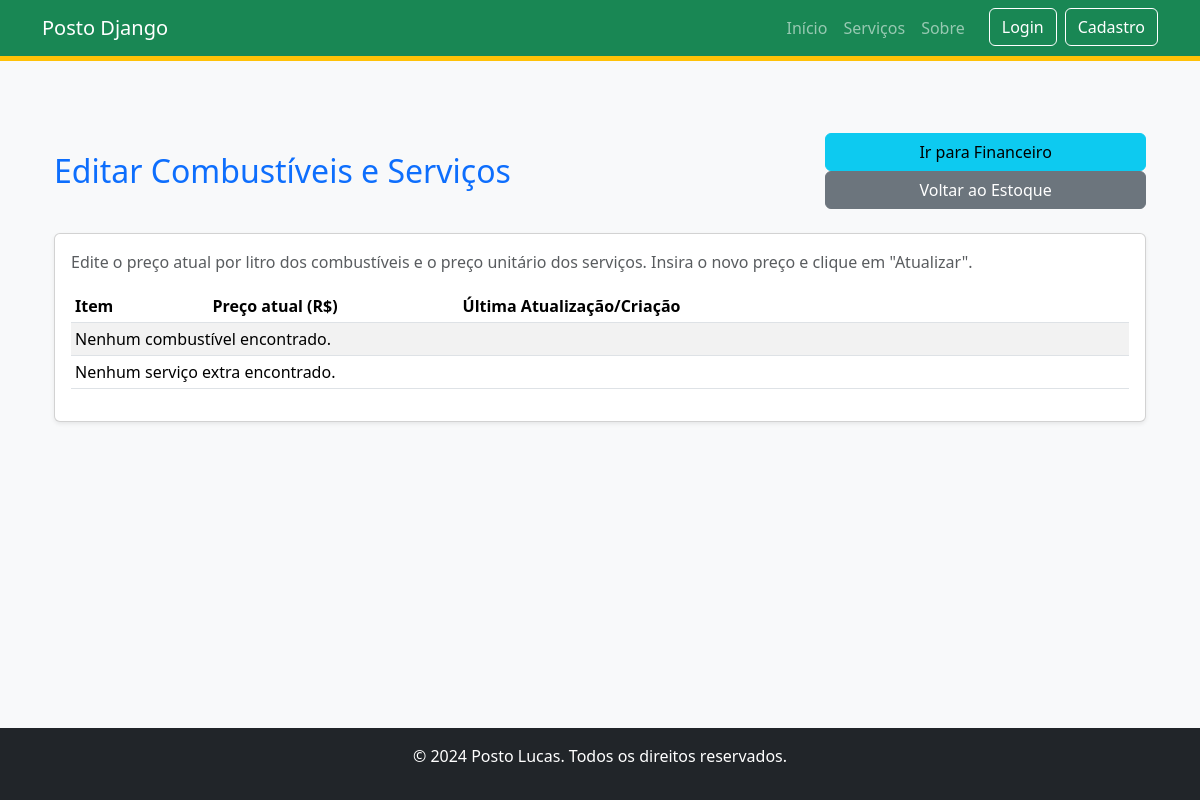
The page /gerenciamento/combustiveis/editar/ on the database as committed earlier.
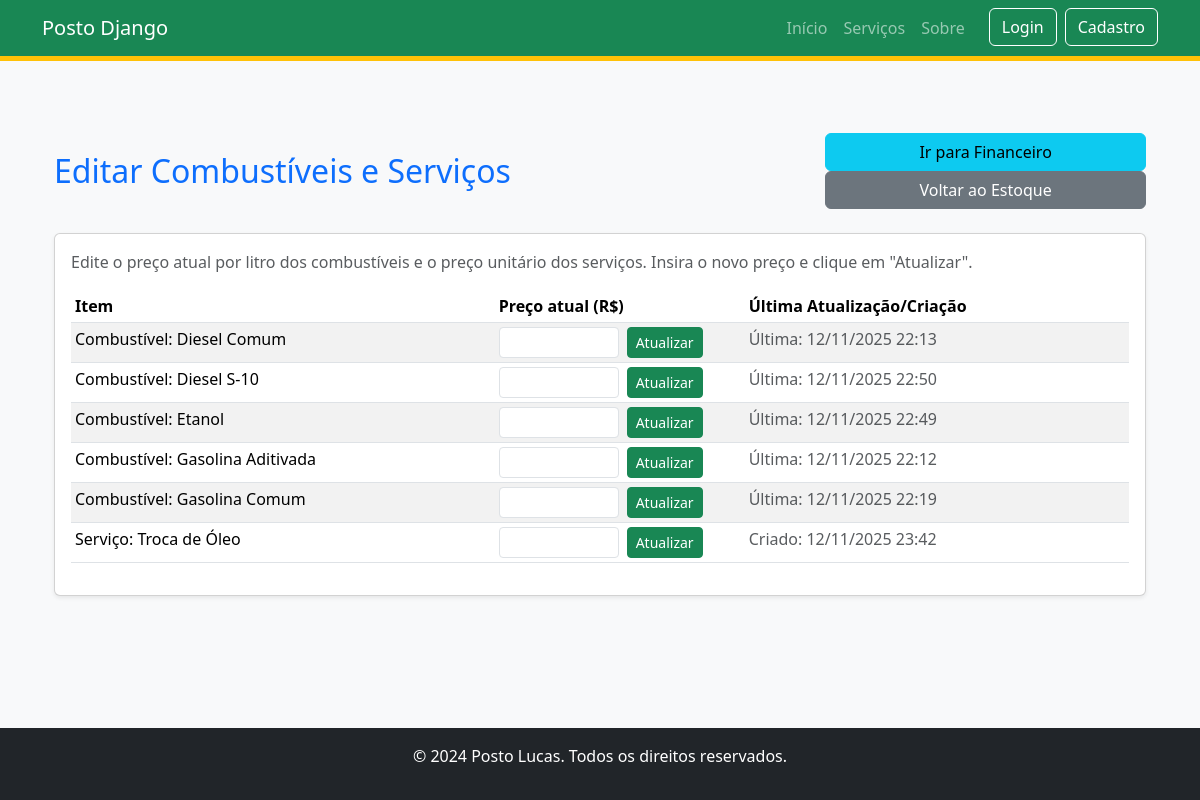
The same page on the database as committed later.
### apps/gerenciamento/models.py (models this page shows, shortened)
class EstoqueGasolina(models.Model):
    TIPOS_COMBUSTIVEL = [
        ('GAS_COMUM', 'Gasolina Comum'),
        ('GAS_ADITIVADA', 'Gasolina Aditivada'),
        ('DIESEL_COMUM', 'Diesel Comum'),
        ('DIESEL_S10', 'Diesel S-10'),
        ('ETANOL', 'Etanol'),
    ]
    tipo = models.CharField(
        max_length=20,
        choices=TIPOS_COMBUSTIVEL,
        unique=True, # Garante que só haverá uma linha por tipo de combustível
        verbose_name="Tipo de Combustível"
    )
    quantidade_litros = models.DecimalField(
        max_digits=10,
        decimal_places=2,
        default=0.00,
        verbose_name="Estoque (Litros)"
    )
    preco_atual_litro = models.DecimalField(
        max_digits=10,
        decimal_places=2,
        default=0.00,
        verbose_name="Preço Atual por Litro (R$)"
    )
    data_ultima_atualizacao = models.DateTimeField(
        auto_now=True,
        verbose_name="Última Atualização"
    )
    class Meta:
        verbose_name = "Estoque de Combustível"
        verbose_name_plural = "Estoque de Combustíveis"

class Servico(models.Model):
    nome = models.CharField(max_length=120, verbose_name='Nome do Serviço')
    descricao = models.TextField(blank=True, null=True, verbose_name='Descrição')
    preco_unitario = models.DecimalField(max_digits=10, decimal_places=2, default=0.00, verbose_name='Preço por Unidade (R$)')
    criado_em = models.DateTimeField(auto_now_add=True)
    class Meta:
        verbose_name = 'Serviço'
        verbose_name_plural = 'Serviços'

### apps/gerenciamento/views.py (the view, shortened to what this page needs)
# urls.py: path('combustiveis/editar/', views.edit_combustiveis_view, name='edit_combustiveis'),
@require_http_methods(["GET", "POST"])
def edit_combustiveis_view(request):
    estoques = EstoqueGasolina.objects.all().order_by('tipo')
    servicos = Servico.objects.exclude(descricao__startswith='origem:combustivel:').order_by('nome')
    context = {
        'estoques': estoques,
        'servicos': servicos,
        'titulo': 'Editar Combustíveis e Serviços'
    }
    return render(request, 'gerenciamento/edit_combustiveis.html', context)

### templates/gerenciamento/edit_combustiveis.html (shortened to what this page needs)
{% extends "base.html" %}
{% load static %}
{% block content %}
<div class="container mt-5">
    <div class="d-flex flex-column flex-md-row justify-content-between align-items-start align-items-md-center mb-4">
        <h2 class="mb-3 mb-md-0 text-primary">{{ titulo }}</h2>
        <div class="d-grid gap-2 d-md-block">
            <a href="{% url 'financeiro' %}" class="btn btn-info w-100 w-md-auto">
                 <span class="d-none d-md-inline">Ir para Financeiro</span>
            </a>
            <a href="{% url 'estoque_gasolina' %}" class="btn btn-secondary w-100 w-md-auto">
                 <span class="d-none d-md-inline">Voltar ao Estoque</span>
            </a>
        </div>
    </div>
    <div class="card mb-4 shadow-sm">
        <div class="card-body">
            <p class="text-muted">
                Edite o preço atual por litro dos combustíveis e o preço unitário dos serviços. Insira o novo preço e clique em "Atualizar".
            </p>
            <div class="table-responsive">
                <table class="table table-sm table-striped">
                    <thead>
                        <tr>
                            <th class="text-nowrap">Item</th>
                            <th class="text-nowrap" style="width: 250px;">Preço atual (R$)</th>
                            <th class="text-nowrap">Última Atualização/Criação</th>
                        </tr>
                    </thead>
                    <tbody>
                        {% for item in estoques %}
                        <tr>
                            <td class="text-nowrap">Combustível: {{ item.get_tipo_display }}</td>
                            <td>
                                <form method="POST" class="d-flex gap-2 align-items-center">
                                    <input
                                        name="preco"
                                        type="number"
                                        step="0.01"
                                        min="0"
                                        class="form-control form-control-sm"
                                        style="width: 120px"
                                        value="{{ item.preco_atual_litro|floatformat:2 }}"
                                    />
                                    <button class="btn btn-sm btn-success" type="submit">
                                        Atualizar
                                    </button>
                                </form>
                            </td>
                            <td>
                                <span class="text-muted text-nowrap">
                                    Última: {{ item.data_ultima_atualizacao|date:"d/m/Y H:i" }}
                                </span>
                            </td>
                        </tr>
                        {% empty %}
                        <tr>
                            <td colspan="3">Nenhum combustível encontrado.</td>
                        </tr>
                        {% endfor %}
                        {% for serv in servicos %}
                        <tr>
                            <td class="text-nowrap">Serviço: {{ serv.nome }}</td>
                            <td>
                                <form method="POST" class="d-flex gap-2 align-items-center">
                                    <input
                                        name="preco"
                                        type="number"
                                        step="0.01"
                                        min="0"
                                        class="form-control form-control-sm"
                                        style="width: 120px"
                                        value="{{ serv.preco_unitario|floatformat:2 }}"
                                    />
                                    <button class="btn btn-sm btn-success" type="submit">
                                        Atualizar
                                    </button>
                                </form>
                            </td>
                            <td>
                                <span class="text-muted text-nowrap">
                                    Criado: {{ serv.criado_em|date:"d/m/Y H:i" }}
                                </span>
                            </td>
                        </tr>
                        {% empty %}
                        <tr>
                            <td colspan="3">Nenhum serviço extra encontrado.</td>
                        </tr>
                        {% endfor %}
                    </tbody>
                </table>
            </div>
        </div>
    </div>
</div>
{% endblock %}

### templates/base.html (shortened to what this page needs)
{% load static %}
<!DOCTYPE html>
<html lang="pt-br">
<head>
    <link href="https://cdn.jsdelivr.net/npm/bootstrap@5.3.3/dist/css/bootstrap.min.css" rel="stylesheet">
    <link rel="stylesheet" href="{% static 'css/style.css' %}">
</head>
<body>
    <nav class="navbar navbar-expand-lg navbar-dark bg-success">
        <div class="container">
            <a class="navbar-brand" href="{% url 'home' %}">Posto Django</a>
            <div class="collapse navbar-collapse" id="navbarNav">
                <ul class="navbar-nav ms-auto">
                    <li class="nav-item"><a class="nav-link" href="{% url 'home' %}">Início</a></li>
                    <li class="nav-item"><a class="nav-link" href="{% url 'lista_servicos' %}">Serviços</a></li>
                    <li class="nav-item"><a class="nav-link" href="{% url 'sobre' %}">Sobre</a></li>
                    {% if user.is_authenticated %}
                        <li class="nav-item">
                            <a class="nav-link" href="{% url 'contato' %}">Contato</a>
                        </li>
                        <li class="nav-item"><a class="nav-link" href="{% url 'estoque_gasolina' %}">Estoque</a></li>
                        <li class="nav-item"><a class="nav-link" href="{% url 'financeiro' %}">Financeiro</a></li>
                        <li class="nav-item ms-3"><span class="nav-link text-white">Olá, {{ user.username }}!</span></li>
                        <li class="nav-item">
                            <a class="btn btn-danger"
                                href="#"
                                role="button"
                                data-bs-toggle="modal"
                                data-bs-target="#logoutModal"
                                onclick="event.preventDefault();">
                                Sair
                            </a>
                        </li>
                    {% else %}
                        <li class="nav-item ms-3">
                            <a class="btn btn-success border border-white" href="{% url 'login' %}">Login</a>
                        </li>
                        <li class="nav-item">
                            <a class="btn btn-success ms-2 border border-white" href="{% url 'register' %}">Cadastro</a>
                        </li>
                    {% endif %}
                </ul>
            </div>
        </div>
    </nav>
    <main class="container my-4">
        {% block content %}
        {% endblock %}
    </main>
    <footer class="bg-dark text-white text-center py-3 mt-auto">
        <p>&copy; 2024 Posto Lucas. Todos os direitos reservados.</p>
    </footer>
</body>
</html>

### static/css/style.css (style rules this page uses)
body { background-color: #f8f9fa; min-height: 100vh; display: flex; flex-direction: column; }
.navbar { border-bottom: 5px solid #ffc107; }
main { flex-grow: 1; }

Rows that differ between the two databases and show on the page:
added EstoqueGasolina: tipo "Diesel Comum", data_ultima_atualizacao "12/11/2025 22:13"
added EstoqueGasolina: tipo "Diesel S-10", data_ultima_atualizacao "12/11/2025 22:50"
added EstoqueGasolina: tipo "Etanol", data_ultima_atualizacao "12/11/2025 22:49"
added EstoqueGasolina: tipo "Gasolina Aditivada", data_ultima_atualizacao "12/11/2025 22:12"
added EstoqueGasolina: tipo "Gasolina Comum", data_ultima_atualizacao "12/11/2025 22:19"
added Servico: nome "Troca de Óleo", criado_em "12/11/2025 23:42"
Other text that changed with them:
text no longer shown: "Nenhum combustível encontrado. Nenhum serviço extra encontrado."
